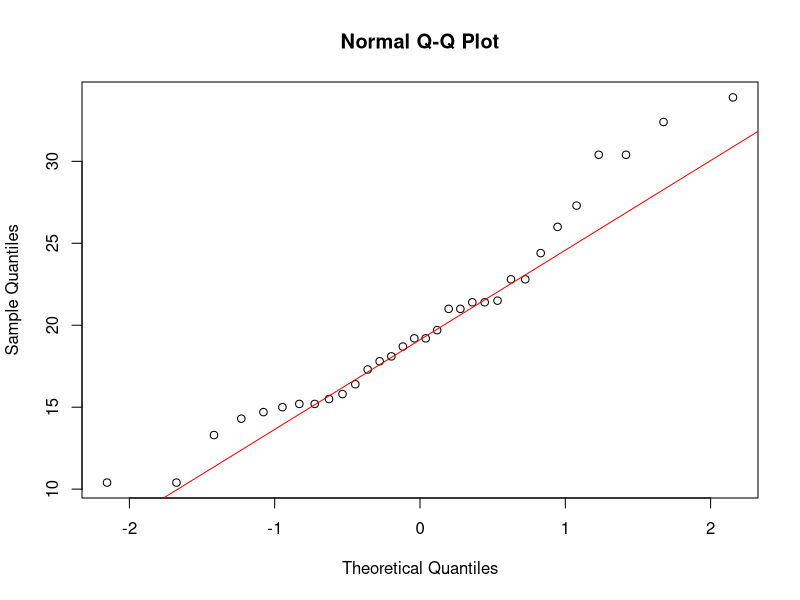
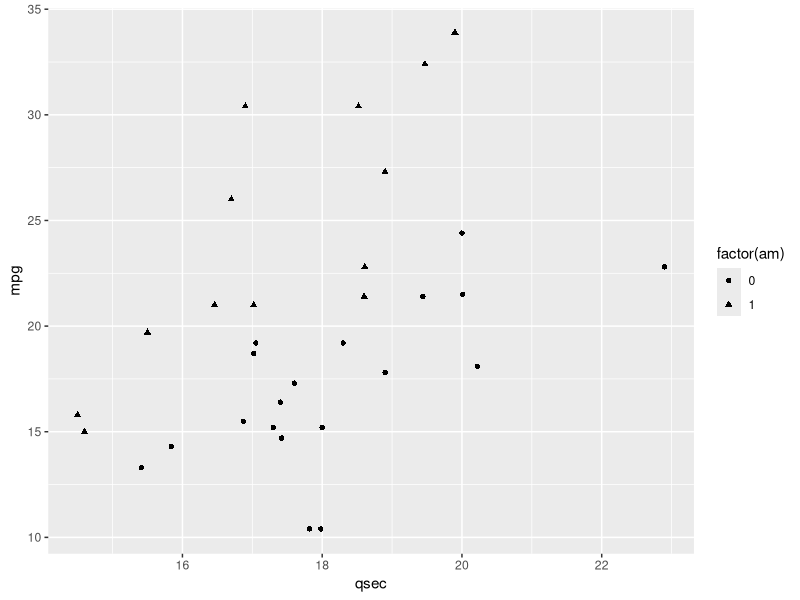

Reproduce these figures in R, in order.
##############################################################################
####################  Statistical programming with R   #######################
####################            Math 167R              #######################
####################            Midterm 2 D             #######################
##############################################################################

########## DR. CRISTINA TORTORA
########## DURATION OF EXAMINATION: 1 HOUR 10 MINUTES
########## SAN JOSE STATE UNIVERSITY TEST 2 NOVEMBER 7, 2019

##########LAST NAME
##########FIRST NAME
##########STUDENT NUMBER 


############################   INSTRUCTIONS   ################################
## ANSWER THE QUESTIONS AND SOLVE THE EXERCISES USING R
## THE CODE NEEDS TO RUN WITHOUT ERRORS
## SAVE THIS FILE AS LASTNAME_NAME.R

#1. (10 points) Which of the following is true:
#a) A Q-Q plot can be used to see if a dataset is normally distributed
#b) A Q-Q plot cannot be used to compare two distributions
#c) A Q-Q plot compares the CDF of two distributions
#d) A Q-Q plot is typically used to assess whether the underlying 
#distribution of a sample is well approximated by an assumed distribution.


#TRUE :  d



#2. (10 points) What is the difference between a for and a while loop

#############
#answer:
#any for loop can be tranform to while loop,
#but while loop  can not be transform to for loop

#For loop processes each condition until the last one is processed. 
#While loop is not ending until the condition is met
####################3


#3.(20 points) Write the following function
#input:  a vector x
#output: the vector x without duplicates
# you can use  %%, all, nrow, ncol, and length

my_fun3 <- function(vec_x) {
  return(as.numeric(names(table(vec_x))))
}
#test my code
my_fun3(vec_x = c(2,3,5,8,1,25,5,5,52,5, 5, 5, 2,8))




#4.(25 points) Write the following function
#input: a numerical vector x
#output:a vector y = (x-min(x))/(max(x)-min(x)), you canNOT use the functions min and max
# you can use  %%, nrow, ncol, and length



my_f <- function(v_data) {
  test_x = v_data
  #find max and min
  find_max <- function(x, vector_x) {return(all(vector_x <= x))}
  find_min <- function(x, vector_x) {return(all(vector_x >= x))}
  
  #calculate
  vector_x_max <- test_x[unlist(lapply(test_x, find_max,vector_x = test_x))]
  vector_x_min <- test_x[unlist(lapply(test_x, find_min,vector_x = test_x))]
  return((test_x - vector_x_min) / (vector_x_max - vector_x_min))
}

#test my code
my_f(v_data = c(2,3,5,8,1,25,5,5,52,5,8))





#5.(20 points) Use the qq plot to test if the variable mpg from the dataset 
#mtcars follow a normal distribution or a t distribution with 5 df. 
#Make one plot with the two graphs, make the lines red.
#Use appropriate axe labels and titles 
##Comment your result
data("mtcars")
qqnorm(mtcars$mpg)
qqline(mtcars$mpg, col = "red")

#6. (15 points) Use the package ggplot2 and the dataset mtcars
#to make the following scatter plot:
# x axis qsec, y axis mpg, shaped according to am.  


library(ggplot2)
ggplot(data = mtcars, aes(x = qsec, y = mpg, shape = factor(am))) + geom_point()
